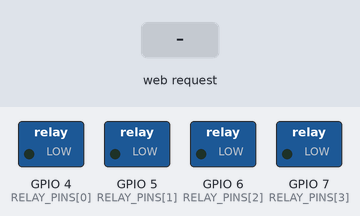
The sketch below on a simulated ESP32-S3. On the bench: switched loads named in the sketch (green lamp = pin HIGH). Inputs (shaded band) come from the test bench. WiFi joins after 1.5 s; servers stay silent unless stated; what the sketch prints to the serial monitor is not drawn.

Above: at 2.7 s.
2.8 s: HTTP request GET /api/all?state=1 received
At 3.9 s:
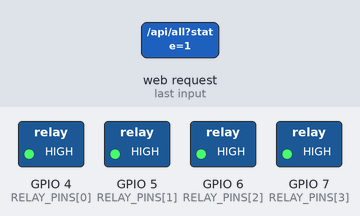
4.3 s: HTTP request GET /api/all?state=0 received
At 5.0 s:
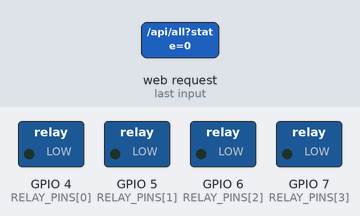
5.8 s: HTTP request GET /api/relay?id=1&state=1 received
At 7.0 s:
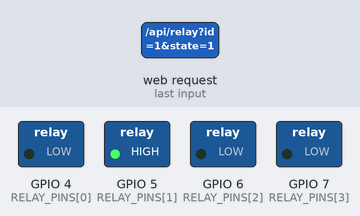
7.3 s: HTTP request GET /api/all?id=1&state=1 received
At 8.5 s:
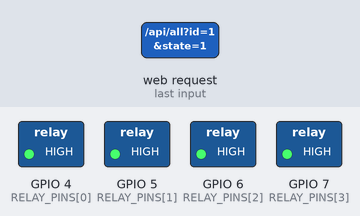
Timing chart, 0 to 9.8 s (numbered marks = the images above; inputs shaded):
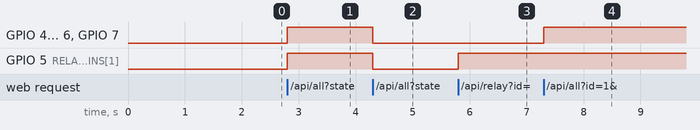

The sketch:

EPS32_S3_rele_controller.ino
```cpp
#include <Arduino.h>
#include <WiFi.h>
#include <WebServer.h>

// ============================================================
// ESP32-S3 - CONTROLADOR WEB DE 4 SAIDAS
// ============================================================

// Wi-Fi principal
const char* WIFI_SSID = "Paula e Gabriel 2G";
const char* WIFI_PASSWORD = "Paula492*";

// Access Point de emergencia
const char* AP_SSID = "ESP32-RELES";
const char* AP_PASSWORD = "12345678";

// GPIOs utilizados
const uint8_t RELAY_PINS[4] = {
  4, 5, 6, 7
};

// HIGH = sinal de 3.3V
// LOW  = sinal de 0V
const uint8_t RELAY_ON = HIGH;
const uint8_t RELAY_OFF = LOW;

bool relayState[4] = {
  false, false, false, false
};

WebServer server(80);

// ============================================================
// CONTROLE DOS GPIOs
// ============================================================

void setRelay(uint8_t index, bool enabled) {

  if (index >= 4) return;

  relayState[index] = enabled;

  digitalWrite(
    RELAY_PINS[index],
    enabled ? RELAY_ON : RELAY_OFF
  );

  Serial.printf(
    "[GPIO%d] CANAL %d -> %s (%s)\n",
    RELAY_PINS[index],
    index + 1,
    enabled ? "LIGADO" : "DESLIGADO",
    enabled ? "HIGH - 3.3V" : "LOW - 0V"
  );
}

void setAllRelays(bool enabled) {

  for (uint8_t i = 0; i < 4; i++) {
    setRelay(i, enabled);
  }
}

// ============================================================
// JSON DO ESTADO
// ============================================================

String getStateJSON() {

  String json = "{\"relays\":[";

  for (uint8_t i = 0; i < 4; i++) {

    if (i > 0) json += ",";

    json += relayState[i] ? "true" : "false";
  }

  json += "]}";

  return json;
}

// ============================================================
// PAGINA WEB
// ============================================================

const char WEB_PAGE[] PROGMEM = R"HTML(
<!DOCTYPE html>
<html lang="pt-BR">
<head>
<meta charset="UTF-8">
<meta name="viewport"
      content="width=device-width, initial-scale=1">

<title>ESP32-S3 - Controle GPIO</title>

<style>
* {
  box-sizing: border-box;
}

body {
  margin: 0;
  min-height: 100vh;
  padding: 20px;
  background: #10131d;
  color: white;
  font-family: Arial, sans-serif;
  display: flex;
  align-items: center;
  justify-content: center;
}

.container {
  width: 100%;
  max-width: 460px;
  background: #1c2130;
  padding: 25px;
  border-radius: 20px;
}

h1 {
  margin: 0;
  text-align: center;
  font-size: 24px;
}

.subtitle {
  text-align: center;
  color: #a1a8b8;
  margin: 12px 0 25px;
}

.grid {
  display: grid;
  grid-template-columns: repeat(2, 1fr);
  gap: 12px;
}

.channel {
  padding: 18px;
  background: #121723;
  border-radius: 12px;
}

.channel h3 {
  margin: 0 0 10px;
}

.pin {
  color: #a1a8b8;
  font-size: 12px;
  margin-bottom: 20px;
}

.state {
  margin-bottom: 12px;
  color: #a1a8b8;
  font-size: 13px;
}

.state.on {
  color: #4ade80;
}

button {
  cursor: pointer;
  border: none;
  color: white;
  font-weight: bold;
  padding: 13px;
  border-radius: 9px;
}

.toggle {
  width: 100%;
  background: #384153;
}

.toggle.on {
  background: #16a34a;
}

.actions {
  display: flex;
  gap: 10px;
  margin-top: 20px;
}

.actions button {
  flex: 1;
}

.all-on {
  background: #16a34a;
}

.all-off {
  background: #dc2626;
}

.status {
  text-align: center;
  margin-top: 20px;
  font-size: 13px;
  color: #a1a8b8;
}
</style>
</head>

<body>
<div class="container">

<h1>ESP32-S3 GPIO Control</h1>

<p class="subtitle">
Controle de 4 canais por Wi-Fi
</p>

<div class="grid">

<div class="channel">
  <h3>Canal 1</h3>
  <div class="pin">GPIO4</div>
  <div id="state0" class="state">Desligado</div>
  <button id="btn0" class="toggle"
          onclick="toggleRelay(0)">
    Ligar
  </button>
</div>

<div class="channel">
  <h3>Canal 2</h3>
  <div class="pin">GPIO5</div>
  <div id="state1" class="state">Desligado</div>
  <button id="btn1" class="toggle"
          onclick="toggleRelay(1)">
    Ligar
  </button>
</div>

<div class="channel">
  <h3>Canal 3</h3>
  <div class="pin">GPIO6</div>
  <div id="state2" class="state">Desligado</div>
  <button id="btn2" class="toggle"
          onclick="toggleRelay(2)">
    Ligar
  </button>
</div>

<div class="channel">
  <h3>Canal 4</h3>
  <div class="pin">GPIO7</div>
  <div id="state3" class="state">Desligado</div>
  <button id="btn3" class="toggle"
          onclick="toggleRelay(3)">
    Ligar
  </button>
</div>

</div>

<div class="actions">
  <button class="all-on" onclick="setAll(true)">
    Ligar todos
  </button>
  <button class="all-off" onclick="setAll(false)">
    Desligar todos
  </button>
</div>

<div id="status" class="status">
  Conectando...
</div>

</div>

<script>

let relayStates = [false, false, false, false];

function updateUI(states) {

  relayStates = states;

  states.forEach((enabled, index) => {

    const state =
      document.getElementById("state" + index);

    const button =
      document.getElementById("btn" + index);

    state.textContent = enabled
      ? "HIGH - 3.3V"
      : "LOW - 0V";

    state.classList.toggle("on", enabled);

    button.textContent = enabled
      ? "Desligar"
      : "Ligar";

    button.classList.toggle("on", enabled);
  });
}

async function loadStates() {

  try {

    const response = await fetch(
      "/api/state",
      {cache: "no-store"}
    );

    if (!response.ok) {
      throw new Error("HTTP");
    }

    const data = await response.json();

    updateUI(data.relays);

    document.getElementById("status")
      .textContent = "Conectado ao ESP32-S3";

  } catch (error) {

    document.getElementById("status")
      .textContent = "Erro de comunicacao";
  }
}

async function toggleRelay(index) {

  const enabled = !relayStates[index];

  try {

    const response = await fetch(
      "/api/relay?id=" + index +
      "&state=" + (enabled ? 1 : 0),
      {cache: "no-store"}
    );

    if (!response.ok) {
      throw new Error("HTTP");
    }

    await loadStates();

  } catch (error) {
    await loadStates();
  }
}

async function setAll(enabled) {

  try {

    const response = await fetch(
      "/api/all?state=" + (enabled ? 1 : 0),
      {cache: "no-store"}
    );

    if (!response.ok) {
      throw new Error("HTTP");
    }

    await loadStates();

  } catch (error) {
    await loadStates();
  }
}

setInterval(loadStates, 2000);
loadStates();

</script>
</body>
</html>
)HTML";

// ============================================================
// ROTAS HTTP
// ============================================================

void handleRoot() {

  server.send_P(
    200,
    "text/html; charset=utf-8",
    WEB_PAGE
  );
}

void handleState() {

  server.send(
    200,
    "application/json",
    getStateJSON()
  );
}

void handleRelay() {

  if (!server.hasArg("id") ||
      !server.hasArg("state")) {

    server.send(400, "text/plain", "Parametros ausentes");
    return;
  }

  String id = server.arg("id");
  String value = server.arg("state");

  if (id.length() != 1 ||
      id[0] < '0' || id[0] > '3' ||
      (value != "0" && value != "1")) {

    server.send(400, "text/plain", "Parametros invalidos");
    return;
  }

  setRelay(
    id[0] - '0',
    value == "1"
  );

  handleState();
}

void handleAll() {

  if (!server.hasArg("state")) {

    server.send(400, "text/plain", "Parametro ausente");
    return;
  }

  String value = server.arg("state");

  if (value != "0" && value != "1") {

    server.send(400, "text/plain", "Estado invalido");
    return;
  }

  setAllRelays(value == "1");

  handleState();
}

// ============================================================
// WIFI
// ============================================================

void setupWiFi() {

  WiFi.mode(WIFI_STA);

  WiFi.begin(
    WIFI_SSID,
    WIFI_PASSWORD
  );

  Serial.print("[WIFI] Conectando");

  unsigned long start = millis();

  while (WiFi.status() != WL_CONNECTED &&
         millis() - start < 15000) {

    delay(500);
    Serial.print(".");
  }

  if (WiFi.status() == WL_CONNECTED) {

    Serial.println();
    Serial.println("[WIFI] Conectado");

    Serial.print("[WIFI] IP: ");
    Serial.println(WiFi.localIP());

  } else {

    Serial.println();
    Serial.println("[WIFI] Criando Access Point");

    WiFi.disconnect();
    WiFi.mode(WIFI_AP);

    WiFi.softAP(
      AP_SSID,
      AP_PASSWORD
    );

    Serial.print("[AP] SSID: ");
    Serial.println(AP_SSID);

    Serial.print("[AP] IP: ");
    Serial.println(WiFi.softAPIP());
  }
}

// ============================================================
// SETUP
// ============================================================

void setup() {

  // Inicializa GPIOs em LOW
  for (uint8_t i = 0; i < 4; i++) {

    digitalWrite(RELAY_PINS[i], LOW);
    pinMode(RELAY_PINS[i], OUTPUT);
  }

  Serial.begin(115200);

  unsigned long start = millis();

  while (!Serial && millis() - start < 3000) {
    delay(10);
  }

  Serial.println();
  Serial.println("=============================");
  Serial.println("ESP32-S3 - CONTROLE DE GPIO");
  Serial.println("=============================");

  setAllRelays(false);

  setupWiFi();

  server.on("/", HTTP_GET, handleRoot);
  server.on("/api/state", HTTP_GET, handleState);
  server.on("/api/relay", HTTP_GET, handleRelay);
  server.on("/api/all", HTTP_GET, handleAll);

  server.begin();

  Serial.println("[HTTP] Servidor iniciado");
}

// ============================================================
// LOOP
// ============================================================

void loop() {
  server.handleClient();
}
```

Measured:
- after the input at 2.8 s, GPIO 4 (RELAY_PINS[0]), GPIO 5 (RELAY_PINS[1]), GPIO 6 (RELAY_PINS[2]), GPIO 7 (RELAY_PINS[3]): LOW → HIGH at once
- after the input at 4.3 s, GPIO 4 (RELAY_PINS[0]), GPIO 5 (RELAY_PINS[1]), GPIO 6 (RELAY_PINS[2]), GPIO 7 (RELAY_PINS[3]): HIGH → LOW at once
- after the input at 5.8 s, GPIO 5 (RELAY_PINS[1]): LOW → HIGH at once
- after the input at 7.3 s, GPIO 4 (RELAY_PINS[0]), GPIO 6 (RELAY_PINS[2]), GPIO 7 (RELAY_PINS[3]): LOW → HIGH at once
